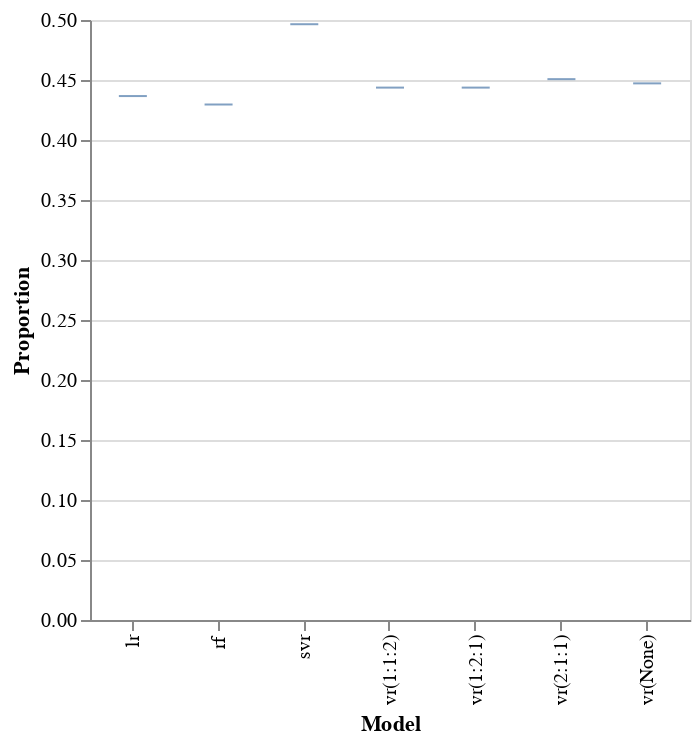

Notebook code for this chart:
### Code cell
print(top_scores)

alt.Chart(top_scores).mark_boxplot().encode(
    alt.Y("Proportion:Q"),
    x='Model',
).properties(width=300)

### Figure 1 — Vega-Lite specification as saved in the notebook (floating-point values rounded to 4 significant figures)
{"config": {"view": {"continuousWidth": 400, "continuousHeight": 300}}, "data": {"name": "data-70b82b95cc41dd4ea0de2c5227ad0197"}, "mark": "boxplot", "encoding": {"x": {"type": "nominal", "field": "Model"}, "y": {"type": "quantitative", "field": "Proportion"}}, "width": 300, "$schema": "https://vega.github.io/schema/vega-lite/v4.8.1.json", "datasets": {"data-70b82b95cc41dd4ea0de2c5227ad0197": [{"Model": "svr", "Proportion": 0.4965}, {"Model": "lr", "Proportion": 0.4366}, {"Model": "rf", "Proportion": 0.4296}, {"Model": "vr(None)", "Proportion": 0.4472}, {"Model": "vr(2:1:1)", "Proportion": 0.4507}, {"Model": "vr(1:2:1)", "Proportion": 0.4437}, {"Model": "vr(1:1:2)", "Proportion": 0.4437}, {"Model": "svr", "Proportion": 0.4965}, {"Model": "lr", "Proportion": 0.4366}, {"Model": "rf", "Proportion": 0.4296}, {"Model": "vr(None)", "Proportion": 0.4472}, {"Model": "vr(2:1:1)", "Proportion": 0.4507}, {"Model": "vr(1:2:1)", "Proportion": 0.4437}, {"Model": "vr(1:1:2)", "Proportion": 0.4437}]}}
